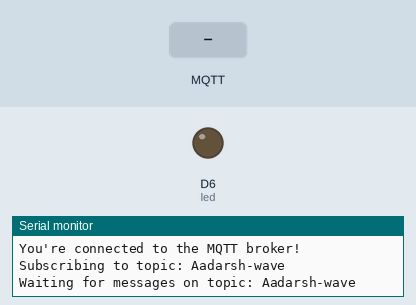
Recording of a sketch running on a simulated Arduino MKR. Parts: output pins drawn as LEDs (lit = HIGH), the last lines printed to the serial monitor. Dashed ring = blinking. Inputs (shaded band) come from the test bench. WiFi joins after 1.5 s; servers stay silent unless stated; no MQTT or app messages arrive unless stated.

Above: at 2.7 s.
2.8 s: MQTT message "1" arrives on the first subscribed topic
At 3.6 s:
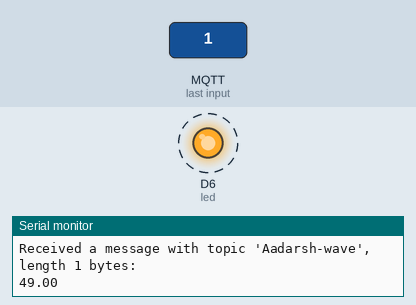
Timing chart, 0 to 9.3 s (numbered marks = the images above; inputs shaded):
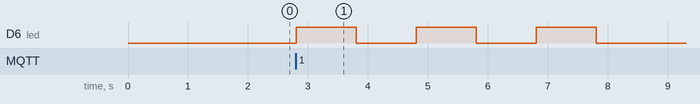

The sketch:

3.3.ino
```cpp
int led = 6;
#include <ArduinoMqttClient.h>
#include <WiFiNINA.h>

///////please enter your sensitive data in the Secret tab/arduino_secrets.h
char ssid[] = "Aadarsh";    // your network SSID (name)
char pass[] = "123456789";    // your network password (use for WPA, or use as key for WEP)

WiFiClient wifiClient;
MqttClient mqttClient(wifiClient);

const char broker[] = "mqtt-dashboard.com";
int        port     = 1883;
const char topic[]  = "Aadarsh-wave";

void setup() {
  //Initialize serial and wait for port to open:
  Serial.begin(9600);
  while (!Serial) {
    ; // wait for serial port to connect. Needed for native USB port only
  }
 //Set the LED pin as output
  pinMode(led, OUTPUT);

  // attempt to connect to WiFi network:
  Serial.print("Attempting to connect to WPA SSID: ");
  Serial.println(ssid);
  while (WiFi.begin(ssid, pass) != WL_CONNECTED) {
    // failed, retry
    Serial.print(".");
    delay(5000);
  }

  Serial.println("You're connected to the network");
  Serial.println();

  Serial.print("Attempting to connect to the MQTT broker: ");
  Serial.println(broker);

  if (!mqttClient.connect(broker, port)) {
    Serial.print("MQTT connection failed! Error code = ");
    Serial.println(mqttClient.connectError());

    while (1);
  }

  Serial.println("You're connected to the MQTT broker!");
  Serial.println();

  Serial.print("Subscribing to topic: ");
  Serial.println(topic);
  Serial.println();

  // subscribe to a topic
  mqttClient.subscribe(topic);

  // topics can be unsubscribed using:
  // mqttClient.unsubscribe(topic);

  Serial.print("Waiting for messages on topic: ");
  Serial.println(topic);
  Serial.println();
}

void loop()
{
  int messageSize = mqttClient.parseMessage();
  if (messageSize)
  {
    // we received a message, print out the topic and contents
    Serial.print("Received a message with topic '");
    Serial.print(mqttClient.messageTopic());
    Serial.print("', length ");
    Serial.print(messageSize);
    Serial.println(" bytes:");

    // use the Stream interface to print the contents
    if(mqttClient.available())
    {
      Serial.print((float)mqttClient.read());
       digitalWrite(led, HIGH); //state the tx led high
  delay(1000);
  digitalWrite(led,LOW );  //state the rx led low
  delay(1000);                  // wait for half a second
  digitalWrite(led, HIGH);    //state the tx led high
  delay(1000);
  digitalWrite(led, LOW);  //state the rx led low
  delay(1000);                       // wait for half a second
  digitalWrite(led, HIGH);    //state the tx led high
  delay(1000);
  digitalWrite(led, LOW);  //state the rx led low
  delay(1000);

    }
    Serial.println();
    }
}
```

Measured:
- after the input at 2.8 s, D6 (led): alternates HIGH for 1.0 s and LOW for 1.0 s, 6 changes in all, then stays LOW, starting at once
